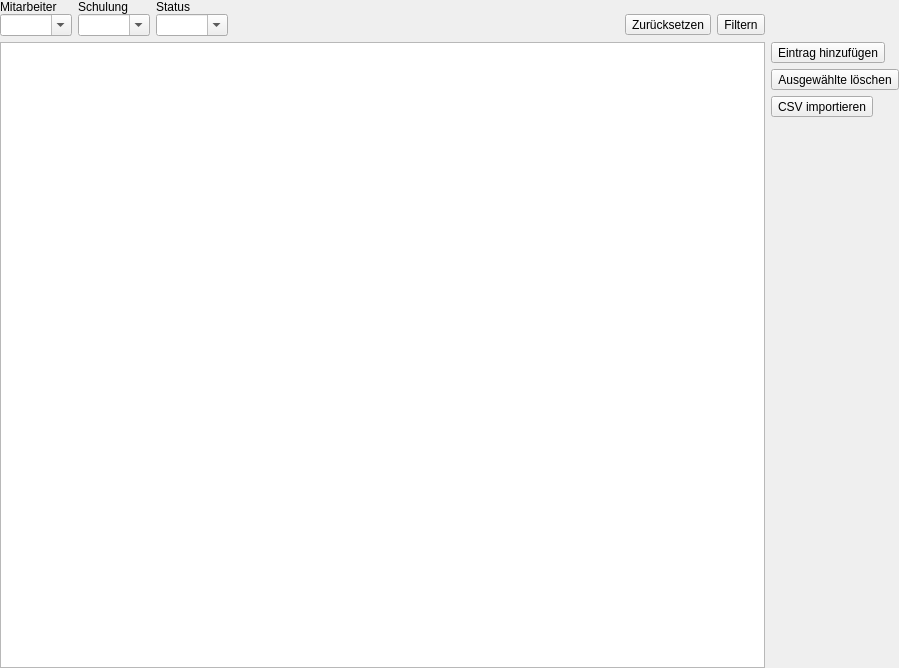
<?xml version="1.0" encoding="UTF-8"?>
<ui version="4.0">
 <class>TrainDataWidget</class>
 <widget class="QWidget" name="TrainDataWidget">
  <property name="geometry">
   <rect>
    <x>0</x>
    <y>0</y>
    <width>899</width>
    <height>668</height>
   </rect>
  </property>
  <property name="windowTitle">
   <string>Schulungen</string>
  </property>
  <layout class="QGridLayout" name="gridLayout_2">
   <property name="leftMargin">
    <number>0</number>
   </property>
   <property name="topMargin">
    <number>0</number>
   </property>
   <property name="rightMargin">
    <number>0</number>
   </property>
   <property name="bottomMargin">
    <number>0</number>
   </property>
   <item row="2" column="0">
    <widget class="QTableView" name="tvTrainData">
     <property name="selectionMode">
      <enum>QAbstractItemView::ExtendedSelection</enum>
     </property>
     <property name="selectionBehavior">
      <enum>QAbstractItemView::SelectRows</enum>
     </property>
     <property name="sortingEnabled">
      <bool>true</bool>
     </property>
     <attribute name="horizontalHeaderDefaultSectionSize">
      <number>200</number>
     </attribute>
     <attribute name="horizontalHeaderShowSortIndicator" stdset="0">
      <bool>true</bool>
     </attribute>
    </widget>
   </item>
   <item row="1" column="0">
    <layout class="QGridLayout" name="gridLayout">
     <property name="horizontalSpacing">
      <number>6</number>
     </property>
     <property name="verticalSpacing">
      <number>0</number>
     </property>
     <item row="0" column="0">
      <widget class="QLabel" name="label_2">
       <property name="text">
        <string>Mitarbeiter</string>
       </property>
      </widget>
     </item>
     <item row="0" column="1">
      <widget class="QLabel" name="label_3">
       <property name="text">
        <string>Schulung</string>
       </property>
      </widget>
     </item>
     <item row="0" column="2">
      <widget class="QLabel" name="label_4">
       <property name="text">
        <string>Status</string>
       </property>
      </widget>
     </item>
     <item row="1" column="0">
      <widget class="QComboBox" name="cbFilterEmployee">
       <property name="sizePolicy">
        <sizepolicy hsizetype="Preferred" vsizetype="Preferred">
         <horstretch>0</horstretch>
         <verstretch>0</verstretch>
        </sizepolicy>
       </property>
       <property name="editable">
        <bool>true</bool>
       </property>
       <property name="insertPolicy">
        <enum>QComboBox::NoInsert</enum>
       </property>
      </widget>
     </item>
     <item row="1" column="1">
      <widget class="QComboBox" name="cbFilterTrain">
       <property name="sizePolicy">
        <sizepolicy hsizetype="Preferred" vsizetype="Preferred">
         <horstretch>0</horstretch>
         <verstretch>0</verstretch>
        </sizepolicy>
       </property>
       <property name="editable">
        <bool>true</bool>
       </property>
       <property name="insertPolicy">
        <enum>QComboBox::NoInsert</enum>
       </property>
      </widget>
     </item>
     <item row="1" column="2">
      <widget class="QComboBox" name="cbFilterState">
       <property name="sizePolicy">
        <sizepolicy hsizetype="Preferred" vsizetype="Preferred">
         <horstretch>0</horstretch>
         <verstretch>0</verstretch>
        </sizepolicy>
       </property>
       <property name="editable">
        <bool>true</bool>
       </property>
       <property name="insertPolicy">
        <enum>QComboBox::NoInsert</enum>
       </property>
      </widget>
     </item>
     <item row="1" column="3">
      <spacer name="horizontalSpacer">
       <property name="orientation">
        <enum>Qt::Horizontal</enum>
       </property>
       <property name="sizeHint" stdset="0">
        <size>
         <width>40</width>
         <height>20</height>
        </size>
       </property>
      </spacer>
     </item>
     <item row="1" column="5">
      <widget class="QToolButton" name="tbFilter">
       <property name="minimumSize">
        <size>
         <width>0</width>
         <height>0</height>
        </size>
       </property>
       <property name="toolTip">
        <string>Daten filtern</string>
       </property>
       <property name="text">
        <string>Filtern</string>
       </property>
       <property name="icon">
        <iconset resource="../icons.qrc">
         <normaloff>:/icons/icons/view-filter.svg</normaloff>:/icons/icons/view-filter.svg</iconset>
       </property>
       <property name="iconSize">
        <size>
         <width>22</width>
         <height>22</height>
        </size>
       </property>
      </widget>
     </item>
     <item row="1" column="4">
      <widget class="QToolButton" name="tbFilterReset">
       <property name="toolTip">
        <string>Filter zurücksetzen</string>
       </property>
       <property name="text">
        <string>Zurücksetzen</string>
       </property>
       <property name="icon">
        <iconset resource="../icons.qrc">
         <normaloff>:/icons/icons/edit-reset.svg</normaloff>:/icons/icons/edit-reset.svg</iconset>
       </property>
       <property name="iconSize">
        <size>
         <width>22</width>
         <height>22</height>
        </size>
       </property>
      </widget>
     </item>
    </layout>
   </item>
   <item row="2" column="1">
    <layout class="QVBoxLayout" name="verticalLayout">
     <item>
      <widget class="QToolButton" name="tbAddSingle">
       <property name="toolTip">
        <string>Neuen Eintrag hinzufügen</string>
       </property>
       <property name="text">
        <string>Eintrag hinzufügen</string>
       </property>
       <property name="icon">
        <iconset resource="../icons.qrc">
         <normaloff>:/icons/icons/list-add.svg</normaloff>:/icons/icons/list-add.svg</iconset>
       </property>
       <property name="iconSize">
        <size>
         <width>22</width>
         <height>22</height>
        </size>
       </property>
      </widget>
     </item>
     <item>
      <widget class="QToolButton" name="tbDeleteSelected">
       <property name="toolTip">
        <string>Ausgewählt Einträge löschen</string>
       </property>
       <property name="text">
        <string>Ausgewählte löschen</string>
       </property>
       <property name="icon">
        <iconset resource="../icons.qrc">
         <normaloff>:/icons/icons/list-remove.svg</normaloff>:/icons/icons/list-remove.svg</iconset>
       </property>
       <property name="iconSize">
        <size>
         <width>22</width>
         <height>22</height>
        </size>
       </property>
      </widget>
     </item>
     <item>
      <widget class="QToolButton" name="tbImportCsv">
       <property name="toolTip">
        <string>Import von Daten aus einer CSV-Datei</string>
       </property>
       <property name="text">
        <string>CSV importieren</string>
       </property>
       <property name="icon">
        <iconset resource="../icons.qrc">
         <normaloff>:/icons/icons/text-csv.svg</normaloff>:/icons/icons/text-csv.svg</iconset>
       </property>
       <property name="iconSize">
        <size>
         <width>22</width>
         <height>22</height>
        </size>
       </property>
      </widget>
     </item>
     <item>
      <spacer name="verticalSpacer">
       <property name="orientation">
        <enum>Qt::Vertical</enum>
       </property>
       <property name="sizeHint" stdset="0">
        <size>
         <width>20</width>
         <height>40</height>
        </size>
       </property>
      </spacer>
     </item>
    </layout>
   </item>
  </layout>
 </widget>
 <resources>
  <include location="../icons.qrc"/>
 </resources>
 <connections>
  <connection>
   <sender>tbFilterReset</sender>
   <signal>clicked()</signal>
   <receiver>TrainDataWidget</receiver>
   <slot>resetFilter()</slot>
   <hints>
    <hint type="sourcelabel">
     <x>799</x>
     <y>34</y>
    </hint>
    <hint type="destinationlabel">
     <x>449</x>
     <y>333</y>
    </hint>
   </hints>
  </connection>
  <connection>
   <sender>tbFilter</sender>
   <signal>clicked()</signal>
   <receiver>TrainDataWidget</receiver>
   <slot>updateFilter()</slot>
   <hints>
    <hint type="sourcelabel">
     <x>837</x>
     <y>34</y>
    </hint>
    <hint type="destinationlabel">
     <x>449</x>
     <y>333</y>
    </hint>
   </hints>
  </connection>
  <connection>
   <sender>tbAddSingle</sender>
   <signal>clicked()</signal>
   <receiver>TrainDataWidget</receiver>
   <slot>addSingleEntry()</slot>
   <hints>
    <hint type="sourcelabel">
     <x>881</x>
     <y>81</y>
    </hint>
    <hint type="destinationlabel">
     <x>449</x>
     <y>333</y>
    </hint>
   </hints>
  </connection>
  <connection>
   <sender>tbDeleteSelected</sender>
   <signal>clicked()</signal>
   <receiver>TrainDataWidget</receiver>
   <slot>deleteSelected()</slot>
   <hints>
    <hint type="sourcelabel">
     <x>881</x>
     <y>121</y>
    </hint>
    <hint type="destinationlabel">
     <x>449</x>
     <y>333</y>
    </hint>
   </hints>
  </connection>
 </connections>
 <slots>
  <slot>resetFilter()</slot>
  <slot>addSingleEntry()</slot>
  <slot>updateFilter()</slot>
  <slot>deleteSelected()</slot>
  <slot>importCsv()</slot>
 </slots>
</ui>
